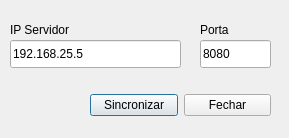
<?xml version="1.0" encoding="UTF-8"?>
<ui version="4.0">
 <class>Dialog</class>
 <widget class="QDialog" name="Dialog">
  <property name="geometry">
   <rect>
    <x>0</x>
    <y>0</y>
    <width>289</width>
    <height>138</height>
   </rect>
  </property>
  <property name="windowTitle">
   <string>Sincronizar Modelos</string>
  </property>
  <widget class="QWidget" name="horizontalLayoutWidget">
   <property name="geometry">
    <rect>
     <x>90</x>
     <y>90</y>
     <width>181</width>
     <height>31</height>
    </rect>
   </property>
   <layout class="QHBoxLayout" name="horizontalLayout">
    <item>
     <widget class="QPushButton" name="btn_sincronizar">
      <property name="text">
       <string>Sincronizar</string>
      </property>
     </widget>
    </item>
    <item>
     <widget class="QPushButton" name="btn_fechar">
      <property name="text">
       <string>Fechar</string>
      </property>
     </widget>
    </item>
   </layout>
  </widget>
  <widget class="QLineEdit" name="txt_ip">
   <property name="geometry">
    <rect>
     <x>10</x>
     <y>40</y>
     <width>171</width>
     <height>28</height>
    </rect>
   </property>
   <property name="text">
    <string>192.168.25.5</string>
   </property>
  </widget>
  <widget class="QLineEdit" name="txt_port">
   <property name="geometry">
    <rect>
     <x>200</x>
     <y>40</y>
     <width>71</width>
     <height>28</height>
    </rect>
   </property>
   <property name="text">
    <string>8080</string>
   </property>
  </widget>
  <widget class="QLabel" name="lb_ip">
   <property name="geometry">
    <rect>
     <x>10</x>
     <y>20</y>
     <width>81</width>
     <height>20</height>
    </rect>
   </property>
   <property name="text">
    <string>IP Servidor</string>
   </property>
  </widget>
  <widget class="QLabel" name="lbl_port">
   <property name="geometry">
    <rect>
     <x>200</x>
     <y>20</y>
     <width>81</width>
     <height>20</height>
    </rect>
   </property>
   <property name="text">
    <string>Porta</string>
   </property>
  </widget>
 </widget>
 <resources/>
 <connections/>
</ui>
